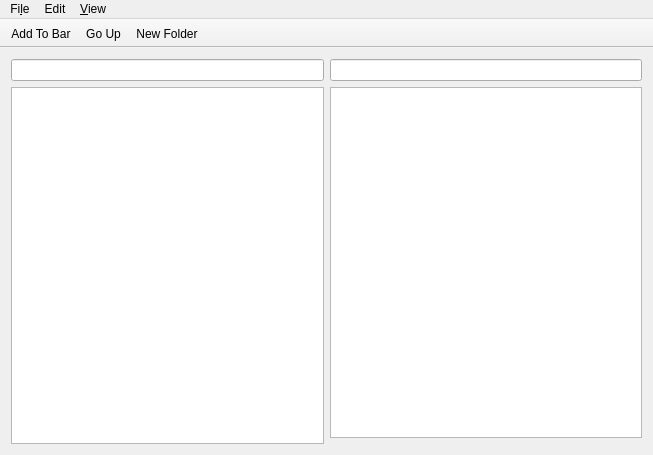
<?xml version="1.0" encoding="UTF-8"?>
<ui version="4.0">
 <class>MainWindow</class>
 <widget class="QMainWindow" name="MainWindow">
  <property name="geometry">
   <rect>
    <x>0</x>
    <y>0</y>
    <width>653</width>
    <height>455</height>
   </rect>
  </property>
  <property name="windowTitle">
   <string>theFile</string>
  </property>
  <widget class="QWidget" name="centralWidget">
   <layout class="QHBoxLayout" name="horizontalLayout">
    <item>
     <layout class="QVBoxLayout" name="verticalLayout_2">
      <item>
       <widget class="QLineEdit" name="addr"/>
      </item>
      <item>
       <widget class="QListWidget" name="fav">
        <property name="sizePolicy">
         <sizepolicy hsizetype="Minimum" vsizetype="Expanding">
          <horstretch>0</horstretch>
          <verstretch>0</verstretch>
         </sizepolicy>
        </property>
        <property name="maximumSize">
         <size>
          <width>16777215</width>
          <height>16777215</height>
         </size>
        </property>
        <property name="contextMenuPolicy">
         <enum>Qt::CustomContextMenu</enum>
        </property>
        <property name="frameShape">
         <enum>QFrame::StyledPanel</enum>
        </property>
        <property name="frameShadow">
         <enum>QFrame::Raised</enum>
        </property>
        <property name="lineWidth">
         <number>1</number>
        </property>
       </widget>
      </item>
     </layout>
    </item>
    <item>
     <layout class="QVBoxLayout" name="verticalLayout">
      <item>
       <widget class="QLineEdit" name="lineEdit"/>
      </item>
      <item>
       <widget class="QTableWidget" name="files">
        <property name="maximumSize">
         <size>
          <width>16777215</width>
          <height>16777215</height>
         </size>
        </property>
        <property name="contextMenuPolicy">
         <enum>Qt::CustomContextMenu</enum>
        </property>
        <property name="autoFillBackground">
         <bool>false</bool>
        </property>
        <property name="frameShape">
         <enum>QFrame::StyledPanel</enum>
        </property>
        <property name="editTriggers">
         <set>QAbstractItemView::NoEditTriggers</set>
        </property>
        <property name="dragDropMode">
         <enum>QAbstractItemView::NoDragDrop</enum>
        </property>
        <property name="alternatingRowColors">
         <bool>false</bool>
        </property>
        <attribute name="horizontalHeaderHighlightSections">
         <bool>false</bool>
        </attribute>
        <attribute name="verticalHeaderVisible">
         <bool>false</bool>
        </attribute>
       </widget>
      </item>
      <item>
       <widget class="QFrame" name="movedToTrashFrame">
        <property name="frameShape">
         <enum>QFrame::NoFrame</enum>
        </property>
        <property name="frameShadow">
         <enum>QFrame::Raised</enum>
        </property>
        <layout class="QVBoxLayout" name="verticalLayout_3">
         <property name="spacing">
          <number>0</number>
         </property>
         <property name="leftMargin">
          <number>0</number>
         </property>
         <property name="topMargin">
          <number>0</number>
         </property>
         <property name="rightMargin">
          <number>0</number>
         </property>
         <property name="bottomMargin">
          <number>0</number>
         </property>
         <item>
          <layout class="QHBoxLayout" name="horizontalLayout_3"/>
         </item>
        </layout>
       </widget>
      </item>
     </layout>
    </item>
   </layout>
  </widget>
  <widget class="QMenuBar" name="menuBar">
   <property name="geometry">
    <rect>
     <x>0</x>
     <y>0</y>
     <width>653</width>
     <height>38</height>
    </rect>
   </property>
   <widget class="QMenu" name="menuFile">
    <property name="title">
     <string>Fi&amp;le</string>
    </property>
    <addaction name="actionNew_Window"/>
    <addaction name="separator"/>
    <addaction name="actionOpen"/>
    <addaction name="separator"/>
    <addaction name="actionClose_Window"/>
    <addaction name="actionExit"/>
   </widget>
   <widget class="QMenu" name="menuEdit">
    <property name="title">
     <string>Edit</string>
    </property>
    <addaction name="actionOpen"/>
    <addaction name="separator"/>
    <addaction name="actionCopy"/>
    <addaction name="actionPaste"/>
    <addaction name="separator"/>
    <addaction name="actionRename"/>
    <addaction name="actionMove_to_Trash"/>
    <addaction name="actionDelete"/>
   </widget>
   <widget class="QMenu" name="menuView">
    <property name="title">
     <string>&amp;View</string>
    </property>
    <addaction name="actionShow_Hidden_Files"/>
   </widget>
   <addaction name="menuFile"/>
   <addaction name="menuEdit"/>
   <addaction name="menuView"/>
  </widget>
  <widget class="QToolBar" name="mainToolBar">
   <property name="movable">
    <bool>false</bool>
   </property>
   <property name="allowedAreas">
    <set>Qt::TopToolBarArea</set>
   </property>
   <property name="toolButtonStyle">
    <enum>Qt::ToolButtonIconOnly</enum>
   </property>
   <property name="floatable">
    <bool>false</bool>
   </property>
   <attribute name="toolBarArea">
    <enum>TopToolBarArea</enum>
   </attribute>
   <attribute name="toolBarBreak">
    <bool>false</bool>
   </attribute>
   <addaction name="actionAdd_To_Bar"/>
   <addaction name="actionUp"/>
   <addaction name="actionNew_Folder"/>
  </widget>
  <action name="actionUp">
   <property name="icon">
    <iconset theme="go-up">
     <normaloff>.</normaloff>.</iconset>
   </property>
   <property name="text">
    <string>Go Up</string>
   </property>
   <property name="toolTip">
    <string>Go Up</string>
   </property>
   <property name="shortcut">
    <string>Backspace</string>
   </property>
  </action>
  <action name="actionAbout">
   <property name="icon">
    <iconset theme="help-about">
     <normaloff>.</normaloff>.</iconset>
   </property>
   <property name="text">
    <string>&amp;About</string>
   </property>
  </action>
  <action name="actionOpen">
   <property name="icon">
    <iconset theme="document-open">
     <normaloff>.</normaloff>.</iconset>
   </property>
   <property name="text">
    <string>&amp;Open</string>
   </property>
   <property name="shortcut">
    <string>Return</string>
   </property>
  </action>
  <action name="actionCopy">
   <property name="icon">
    <iconset theme="edit-copy">
     <normaloff>.</normaloff>.</iconset>
   </property>
   <property name="text">
    <string>&amp;Copy</string>
   </property>
   <property name="shortcut">
    <string>Ctrl+C</string>
   </property>
  </action>
  <action name="actionDelete">
   <property name="icon">
    <iconset theme="edit-delete">
     <normaloff>.</normaloff>.</iconset>
   </property>
   <property name="text">
    <string>Permanantly &amp;Delete</string>
   </property>
   <property name="shortcut">
    <string>Shift+Del</string>
   </property>
  </action>
  <action name="actionPaste">
   <property name="icon">
    <iconset theme="edit-paste">
     <normaloff>.</normaloff>.</iconset>
   </property>
   <property name="text">
    <string>&amp;Paste</string>
   </property>
   <property name="shortcut">
    <string>Ctrl+V</string>
   </property>
  </action>
  <action name="actionRename">
   <property name="icon">
    <iconset theme="edit-rename">
     <normaloff>.</normaloff>.</iconset>
   </property>
   <property name="text">
    <string>&amp;Rename</string>
   </property>
   <property name="shortcut">
    <string>F2</string>
   </property>
  </action>
  <action name="actionNew_Folder">
   <property name="icon">
    <iconset theme="folder-new">
     <normaloff>.</normaloff>.</iconset>
   </property>
   <property name="text">
    <string>New Folder</string>
   </property>
  </action>
  <action name="actionProperties">
   <property name="icon">
    <iconset theme="dialog-object-properties">
     <normaloff>.</normaloff>.</iconset>
   </property>
   <property name="text">
    <string>Properties</string>
   </property>
  </action>
  <action name="actionAdd_To_Bar">
   <property name="icon">
    <iconset theme="bookmark-add-folder">
     <normaloff>.</normaloff>.</iconset>
   </property>
   <property name="text">
    <string>Add To Bar</string>
   </property>
  </action>
  <action name="actionNew_Window">
   <property name="icon">
    <iconset theme="window-new">
     <normaloff>.</normaloff>.</iconset>
   </property>
   <property name="text">
    <string>&amp;New Window</string>
   </property>
   <property name="shortcut">
    <string>Ctrl+N</string>
   </property>
  </action>
  <action name="actionMove_to_Trash">
   <property name="icon">
    <iconset theme="user-trash">
     <normaloff>.</normaloff>.</iconset>
   </property>
   <property name="text">
    <string>&amp;Move to Trash</string>
   </property>
   <property name="shortcut">
    <string>Del</string>
   </property>
  </action>
  <action name="actionClose_Window">
   <property name="icon">
    <iconset theme="window-close">
     <normaloff>.</normaloff>.</iconset>
   </property>
   <property name="text">
    <string>&amp;Close Window</string>
   </property>
   <property name="shortcut">
    <string>Ctrl+W</string>
   </property>
  </action>
  <action name="actionExit">
   <property name="icon">
    <iconset theme="application-exit">
     <normaloff>.</normaloff>.</iconset>
   </property>
   <property name="text">
    <string>&amp;Exit</string>
   </property>
  </action>
  <action name="actionRestore">
   <property name="icon">
    <iconset theme="edit-undo">
     <normaloff>.</normaloff>.</iconset>
   </property>
   <property name="text">
    <string>Restore</string>
   </property>
  </action>
  <action name="actionEmpty_Trash">
   <property name="icon">
    <iconset theme="edit-delete">
     <normaloff>.</normaloff>.</iconset>
   </property>
   <property name="text">
    <string>Empty Trash</string>
   </property>
  </action>
  <action name="actionShow_Hidden_Files">
   <property name="checkable">
    <bool>true</bool>
   </property>
   <property name="text">
    <string>&amp;Show Hidden Files</string>
   </property>
   <property name="shortcut">
    <string>Ctrl+H</string>
   </property>
  </action>
  <action name="actionCreateFile">
   <property name="icon">
    <iconset theme="document-new">
     <normaloff>.</normaloff>.</iconset>
   </property>
   <property name="text">
    <string>createFile</string>
   </property>
   <property name="toolTip">
    <string>Create File</string>
   </property>
  </action>
 </widget>
 <layoutdefault spacing="6" margin="11"/>
 <resources/>
 <connections/>
</ui>
